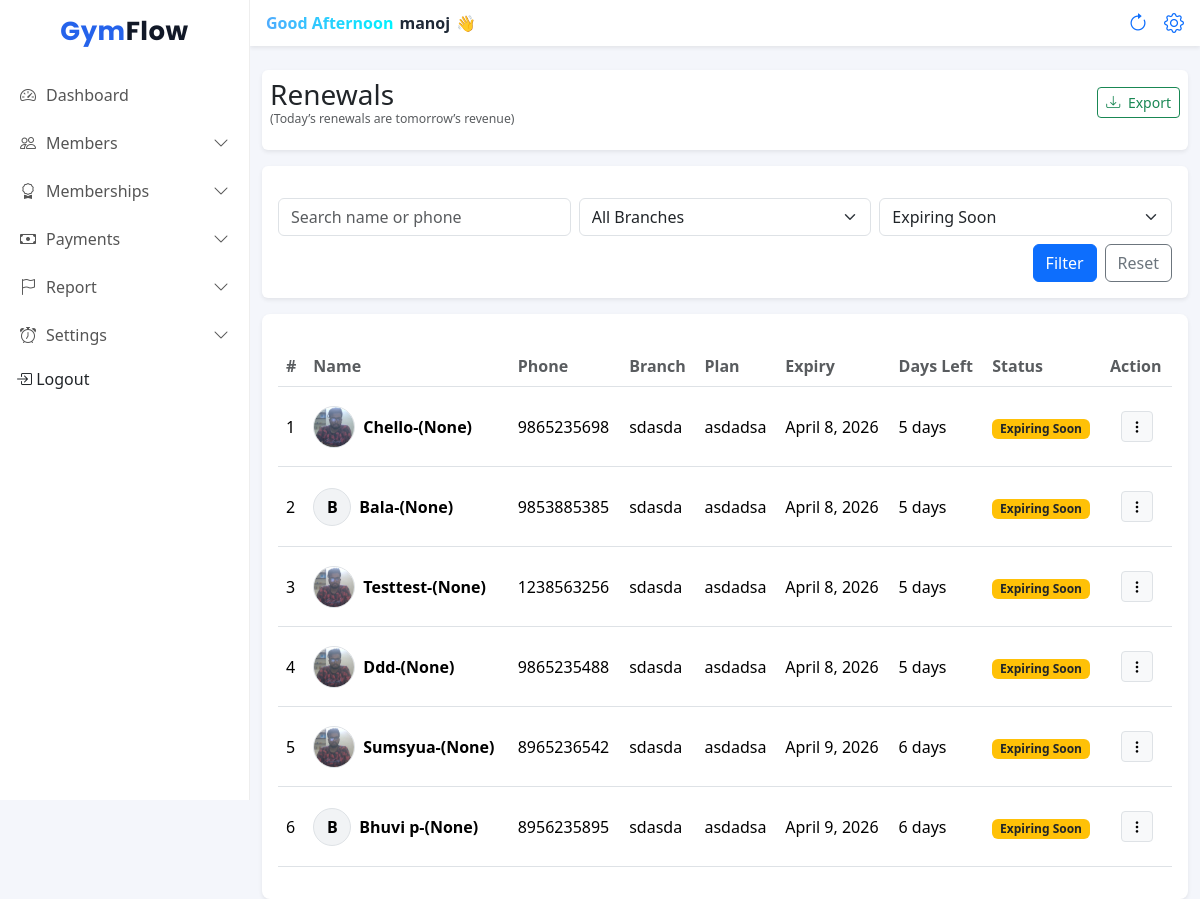
/renewals/ (signed in), run on an earlier commit of the app's database.
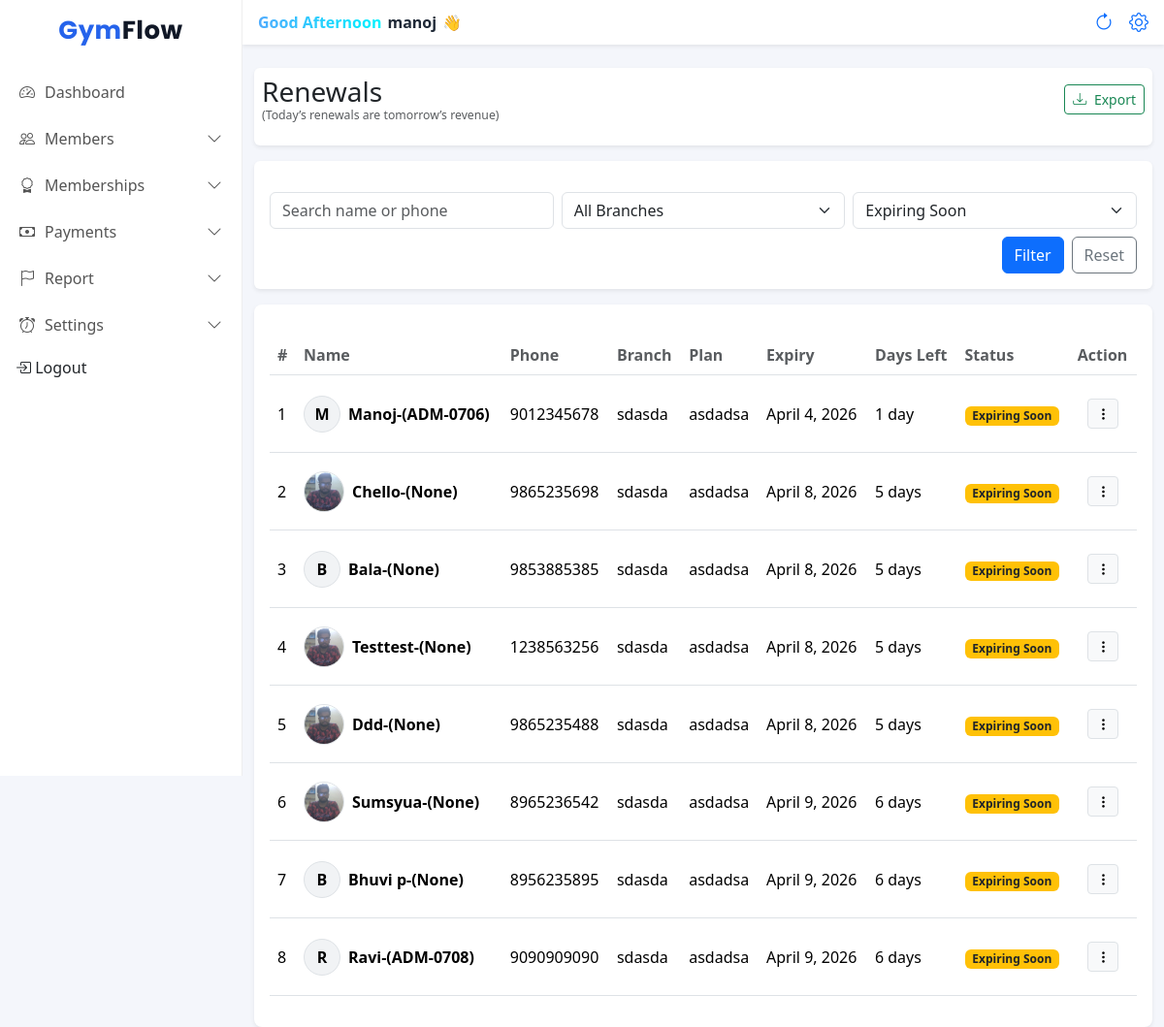
And on a later commit of the database.
### frontend/models.py (models this page shows, shortened)
class Member(models.Model):
    STATUS_CHOICES = (
        ('active', 'Active'),
        ('expiring', 'Expiring Soon'),
        ('expired', 'Expired'),
    )
    is_deleted = models.BooleanField(default=False)
    admission_number = models.CharField(max_length=10,  blank=True, null=True)
    DOB=models.DateField(null=True,blank=True)
    gym = models.ForeignKey(Gym, on_delete=models.CASCADE, related_name="members")
    branch = models.ForeignKey(Branch, on_delete=models.CASCADE, related_name="members")
    name = models.CharField(max_length=100)
    phone = models.CharField(max_length=15)
    join_date = models.DateField(default=date.today)
    photo = models.ImageField(upload_to="members/", blank=True, null=True)
    plan = models.ForeignKey(MembershipPlan, on_delete=models.SET_NULL, null=True, blank=True)
    start_date = models.DateField(null=True)
    expiry_date = models.DateField()
    security_deposit = models.DecimalField(max_digits=10, decimal_places=2, default=0)
    status = models.CharField(max_length=10, choices=STATUS_CHOICES, default='active')
    created_at = models.DateTimeField(auto_now_add=True)
    class Meta:
        unique_together = ("gym", "admission_number")
    def __str__(self):
        return f"{self.name} ({self.branch.name})"

class Branch(models.Model):
    gym = models.ForeignKey(Gym, on_delete=models.CASCADE, related_name="branches")
    name = models.CharField(max_length=100)
    address = models.TextField(blank=True)
    phone = models.CharField(max_length=15, blank=True)
    created_at = models.DateTimeField(auto_now_add=True)
    class Meta:
        unique_together = ('gym', 'name')  # same gym can't have 2 branches with same name
    def __str__(self):
        return f"{self.name} - {self.gym.name}"

class MembershipPlan(models.Model):
    branch = models.ForeignKey(Branch, on_delete=models.CASCADE, related_name="plans")
    name = models.CharField(max_length=50)  # Monthly / Quarterly
    duration_days = models.PositiveIntegerField()
    start_date = models.DateField(null=True)
    end_date = models.DateField(null=True)
    price = models.DecimalField(max_digits=8, decimal_places=2)
    is_active = models.BooleanField(default=True)
    created_at = models.DateTimeField(auto_now_add=True)
    class Meta:
        unique_together = ('branch', 'name')  # same branch can't have same plan name twice

### frontend/views.py (the view)
# urls.py: path("renewals/", renewals_page, name="renewals_page"),
@login_required
@owner_or_trainer
def renewals_page(request):
    gym = request.user.gym
    update_member_statuses(gym)
    today = timezone.localdate()
    q = request.GET.get("q", "").strip()
    branch_id = request.GET.get("branch", "").strip()
    status = request.GET.get("status", "expiring").strip()
    members = Member.objects.filter(gym=gym , is_deleted=False).select_related("branch", "plan")
    if q:
        members = members.filter(
            Q(name__icontains=q) |
            Q(phone__icontains=q) |
            Q(admission_number__icontains=q)
        )
    if branch_id:
        members = members.filter(branch_id=branch_id)
    days = gym.expiry_reminder_days_before or 7
    expiring_limit = today + timedelta(days=days)
    if status == "expired":
        members = members.filter(expiry_date__lt=today)
    elif status == "expiring":
        members = members.filter(expiry_date__gte=today, expiry_date__lte=expiring_limit)
    elif status == "active":
        members = members.filter(expiry_date__gt=expiring_limit)
    elif status == "all":
        pass
    branches = Branch.objects.filter(gym=gym).order_by("name")
    context = {
        "members": members.order_by("expiry_date"),
        "branches": branches,
        "q": q,
        "branch_id": branch_id,
        "status": status,
        "today": today,
        "expiring_limit": expiring_limit,
    }
    print(context)
    return render(request, "renewals.html", context)

### frontend/views.py (called while the page is built)
def update_member_statuses(gym):
    today = timezone.localdate()
    days = gym.expiry_reminder_days_before or 7
    alert_limit = today + timedelta(days=7)
    expiring_limit = today + timedelta(days=days)
    Member.objects.filter(
        gym=gym,
        expiry_date__lt=today
    ).exclude(status="expired").update(status="expired")
    Member.objects.filter(
        gym=gym,
        expiry_date__gte=today,
        expiry_date__lte=expiring_limit
    ).exclude(status="expiring").update(status="expiring")
    Member.objects.filter(
        gym=gym,
        expiry_date__gt=expiring_limit
    ).exclude(status="active").update(status="active")

### frontend/templates/renewals.html (shortened to what the changed rows need)
{% extends "base.html" %}
{% block content %}
<div class="container-fluid mt-4">
  <div class="card shadow-sm border-0 rounded-3 pt-3 pb-3 d-none d-md-block">
    <div class="card-body">
      <div class="table-responsive">
        <table class="table table-hover table-hover align-middle" id="renewalsTable">
          <thead>
            <tr>
              <th class="fw-semibold text-muted">#</th>
              <th class="fw-semibold text-muted">Name</th>
              <th class="fw-semibold text-muted">Phone</th>
              <th class="fw-semibold text-muted">Branch</th>
              <th class="fw-semibold text-muted">Plan</th>
              <th class="fw-semibold text-muted">Expiry</th>
              <th class="fw-semibold text-muted">Days Left</th>
              <th class="fw-semibold text-muted">Status</th>
              <th class="fw-semibold text-muted">Action</th>
            </tr>
          </thead>
          <tbody>
            {% for m in members %}
            {% with days_left=m.expiry_date|timeuntil:today %}
            <tr>
              <td class="py-4 ">{{ forloop.counter }}</td>
              <td>
                <div class="d-flex align-items-center gap-2">
                  {% if m.photo %}
                  <img src="{{ m.photo.url }}" alt="{{ m.name }}" width="42" height="42"
                      class="rounded-circle border" style="object-fit: cover;">
                  {% else %}
                  <div class="rounded-circle border d-flex align-items-center justify-content-center"
                      style="width:38px;height:38px;background:#f1f3f5;font-weight:600;">
                      {{ m.name|slice:":1"|upper }}
                  </div>
                  {% endif %}
                  <div class="fw-semibold">{{ m.name }}-({{ m.admission_number }})</div>
              </div>
              </td>
              <td class="py-4 ">{{ m.phone }}</td>
              <td class="py-4 ">{{ m.branch.name }}</td>
              <td class="py-4 ">{% if m.plan %}{{ m.plan.name }}{% else %}-{% endif %}</td>
              <td class="py-4 ">{{ m.expiry_date }}</td>
              <td class="py-4 ">
                {% if m.expiry_date < today %}
                  <span class="text-danger fw-bold">
                    Expired
                  </span>
                {% else %}
                  {{ m.expiry_date|timeuntil:today }}
                {% endif %}
              </td>
              <td class="py-4 ">
                {% if m.expiry_date < today %}
                  <span class="badge bg-danger">Expired</span>
                {% elif m.expiry_date <= expiring_limit %}
                  <span class="badge bg-warning text-dark">Expiring Soon</span>
                {% else %}
                  <span class="badge bg-success">Active</span>
                {% endif %}
              </td>
              <td class="text-center py-4">
                <div class="dropdown action-dropdown">
                  <button class="btn btn-light btn-sm border"
                          type="button"
                          data-bs-toggle="dropdown"
                          aria-expanded="false">
                    <i class="bi bi-three-dots-vertical"></i>
                  </button>
                </div>
              </td>
            </tr>
            {% endwith %}
            {% empty %}
            <tr>
              <td colspan="9" class="text-center">No renewals found</td>
            </tr>
            {% endfor %}
          </tbody>
        </table>
      </div>
    </div>
  </div>
</div>
{% endblock %}

What changed in the data, as far as the page shows it:
added Member: name "M", name "Manoj", admission_number "ADM-0706", phone "9012345678", branch.name "sdasda", plan.name "asdadsa", expiry_date "April 4, 2026", expiry_date "1 day", shows "Expiring Soon"
added Member: name "R", name "Ravi", admission_number "ADM-0708", phone "9090909090", branch.name "sdasda", plan.name "asdadsa", expiry_date "April 9, 2026", expiry_date "6 days", shows "Expiring Soon"
